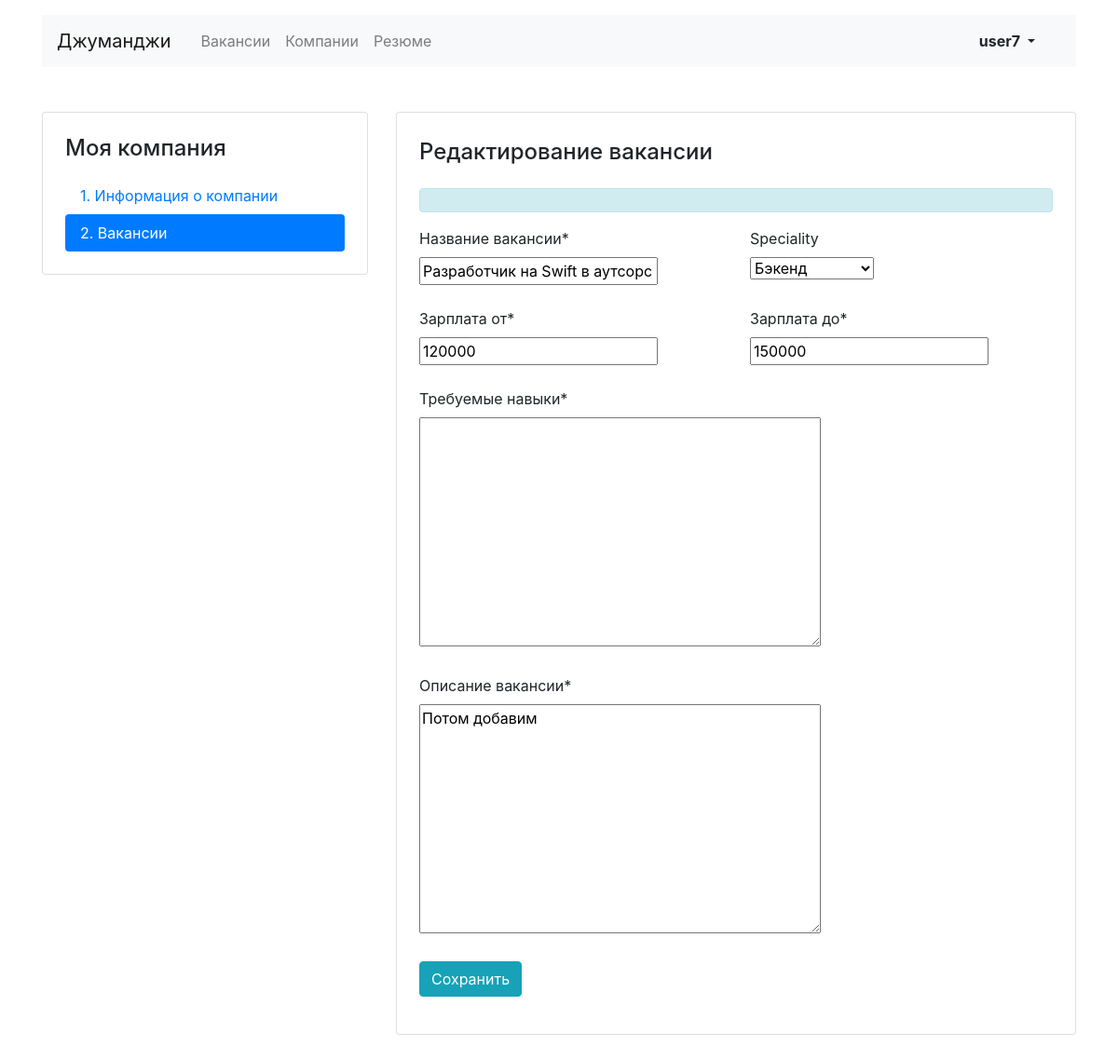
The app's page /edit_vacancies/3 (signed in), older data.
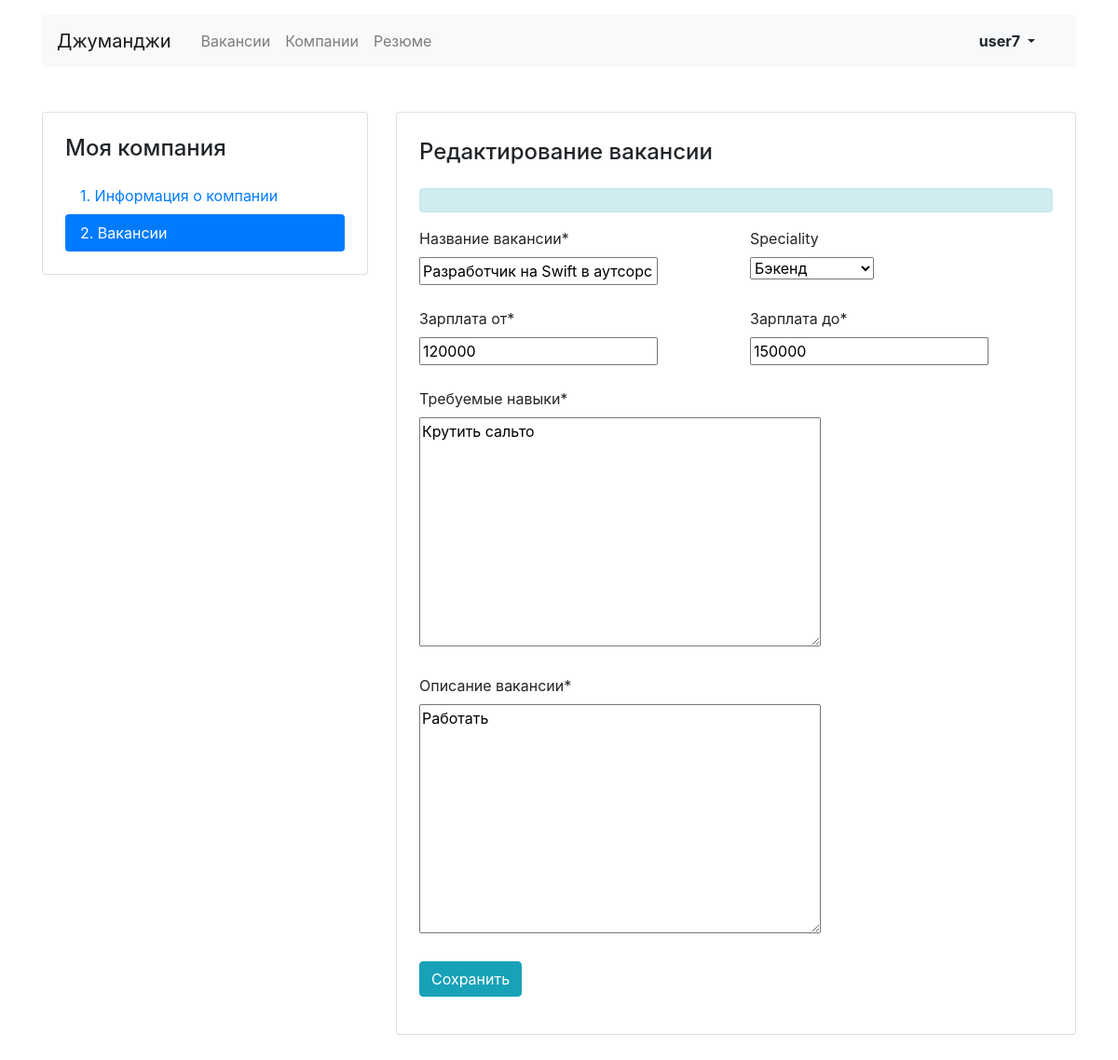
The same page, newer data.
### vacancy/models.py (models this page shows, shortened)
class Vacancy(models.Model):
    title = models.CharField(max_length=50, verbose_name="Название вакансии")
    speciality = models.ForeignKey(Speciality, related_name="vacancies", on_delete=models.PROTECT, null=True,
                                   blank=True)
    company = models.ForeignKey(Company, related_name="vacancies", on_delete=models.PROTECT, null=True, blank=True)
    skills = models.TextField("Требуемые навыки")
    description = models.TextField(verbose_name="Описание вакансии")
    salary_min = models.IntegerField(verbose_name="Зарплата от")
    salary_max = models.IntegerField(verbose_name="Зарплата до")
    published_at = models.DateTimeField(default=timezone.now)

### vacancy/views.py (the view, shortened to what this page needs)
# urls.py: path('edit_vacancies/<int:pk>', MyVacancyUpdateView.as_view(), name='edit_vacancies'),
class MyVacancyUpdateView(LoginRequiredMixin, UpdateView):
    login_url = reverse_lazy('vacancy:login_page')
    model = Vacancy
    form_class = VacancyForm
    template_name = 'company/vacancy-edit.html'
    def get_context_data(self, **kwargs):
        kwargs['vacancy:edit_vacancies'] = True
        return super().get_context_data(**kwargs)

### vacancy/forms.py
class VacancyForm(ModelForm):
    class Meta:
        model = Vacancy
        fields = ['title', 'speciality', 'salary_min', 'salary_max', 'skills', 'description']

### vacancy/models.py (called while the page is built)
    def __str__(self):
        return self.title

### templates/company/vacancy-edit.html (shortened to what this page needs)
{% extends 'vacancies/base.html' %}
{% load crispy_forms_filters %}
{% block content %}
    {% load crispy_forms_tags %}
    <main class="container mt-3 pb-5">
        <div class="row mt-5">
            <div class="col-12 col-lg-4">
                <aside class="pt-3 pb-4 px-4 mb-5 card">
                    <h1 class="h4 pt-2 pb-2">Моя компания</h1>
                    <div class="nav flex-column nav-pills">
                        <a class="nav-link" href="{% url 'vacancy:edit_company' %}">1. Информация о&nbsp;компании</a>
                        <a class="nav-link active" href="{% url 'vacancy:my_vacancies' %}">2. Вакансии</a>
                    </div>
                </aside>
            </div>
            <div class="col-12 col-lg-8">
                <div class="card">
                    <div class="card-body px-4 pb-4 tab-content">
                        <section>
                            <h2 class="h4 pt-2 pb-3">Редактирование вакансии</h2>
                            <div id="header">
                        <div id="content" class="alert alert-info" role="alert">
                        </div>
                    </div>
                            <form action="" method="POST">
                                <div class="row">
                                    <div class="col-12 col-md-6">
                                        <div class="form-group pb-2">
                                            {{ form.title|as_crispy_field }}
                                        </div>
                                    </div>
                                    <div class="col-12 col-md-6">
                                        <div class="form-group pb-2">
                                            {{ form.speciality|as_crispy_field }}
                                        </div>
                                    </div>
                                </div>
                                <div class="row">
                                    <div class="col-12 col-md-6">
                                        <div class="form-group pb-2">
                                            {{ form.salary_min|as_crispy_field }}
                                        </div>
                                    </div>
                                    <div class="col-12 col-md-6">
                                        <div class="form-group pb-2">
                                            {{ form.salary_max|as_crispy_field }}
                                        </div>
                                    </div>
                                </div>
                                <div class="form-group pb-2">
                                    {{ form.skills|as_crispy_field }}
                                </div>
                                <div class="form-group pb-2">
                                    {{ form.description|as_crispy_field }}
                                </div>
                                <div class="form-group">
                                    <input type="submit" class="btn btn-info" value="Сохранить">
                                </div>
                            </form>
                        </section>
                    </div>
                </div>
            </div>
        </div>
    </main>
{% endblock %}

Row changes from the older to the newer data that the page shows:
changed Vacancy "Разработчик на Swift в аутсорс компанию": skills (not shown) → "Крутить сальто"; description "Потом добавим" → "Работать"
